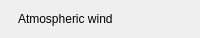
               <widget class="QFrame" name="setAtmWind">
                <property name="minimumSize">
                 <size>
                  <width>0</width>
                  <height>38</height>
                 </size>
                </property>
                <property name="maximumSize">
                 <size>
                  <width>16777215</width>
                  <height>38</height>
                 </size>
                </property>
                <property name="role" stdset="0">
                 <string>statusRow</string>
                </property>
                <property name="bind_fixedHeight" stdset="0">
                 <string>rh</string>
                </property>
                <layout class="QHBoxLayout" name="setAtmWindLayout" stretch="0,0,0,0,1">
                 <property name="spacing">
                  <number>0</number>
                 </property>
                 <property name="leftMargin">
                  <number>0</number>
                 </property>
                 <property name="topMargin">
                  <number>0</number>
                 </property>
                 <property name="rightMargin">
                  <number>0</number>
                 </property>
                 <property name="bottomMargin">
                  <number>0</number>
                 </property>
                 <item>
                  <widget class="QLabel" name="setAtmWindDot">
                   <property name="minimumSize">
                    <size>
                     <width>6</width>
                     <height>6</height>
                    </size>
                   </property>
                   <property name="maximumSize">
                    <size>
                     <width>6</width>
                     <height>6</height>
                    </size>
                   </property>
                   <property name="role" stdset="0">
                    <string>dot</string>
                   </property>
                   <property name="tone" stdset="0">
                    <string>ok</string>
                   </property>
                   <property name="bind_tone" stdset="0">
                    <string>setup.atmWind ? 'ok' : 'faint'</string>
                   </property>
                  </widget>
                 </item>
                 <item>
                  <spacer name="gap_43">
                   <property name="orientation">
                    <enum>Qt::Orientation::Horizontal</enum>
                   </property>
                   <property name="sizeType">
                    <enum>QSizePolicy::Policy::Fixed</enum>
                   </property>
                   <property name="sizeHint" stdset="0">
                    <size>
                     <width>12</width>
                     <height>1</height>
                    </size>
                   </property>
                  </spacer>
                 </item>
                 <item>
                  <widget class="QLabel" name="setAtmWindLabel">
                   <property name="text">
                    <string>Atmospheric wind</string>
                   </property>
                   <property name="minimumSize">
                    <size>
                     <width>102</width>
                     <height>0</height>
                    </size>
                   </property>
                   <property name="role" stdset="0">
                    <string>rowLabel</string>
                   </property>
                  </widget>
                 </item>
                 <item>
                  <spacer name="hSpacer_30">
                   <property name="orientation">
                    <enum>Qt::Orientation::Horizontal</enum>
                   </property>
                   <property name="sizeHint" stdset="0">
                    <size>
                     <width>10</width>
                     <height>20</height>
                    </size>
                   </property>
                  </spacer>
                 </item>
                 <item>
                  <widget class="QLabel" name="setAtmWindValue">
                   <property name="alignment">
                    <set>Qt::AlignmentFlag::AlignRight|Qt::AlignmentFlag::AlignVCenter</set>
                   </property>
                   <property name="role" stdset="0">
                    <string>rowValue</string>
                   </property>
                   <property name="bind" stdset="0">
                    <string>Format.onOff(setup.atmWind)</string>
                   </property>
                   <property name="elide" stdset="0">
                    <bool>true</bool>
                   </property>
                  </widget>
                 </item>
                </layout>
               </widget>
